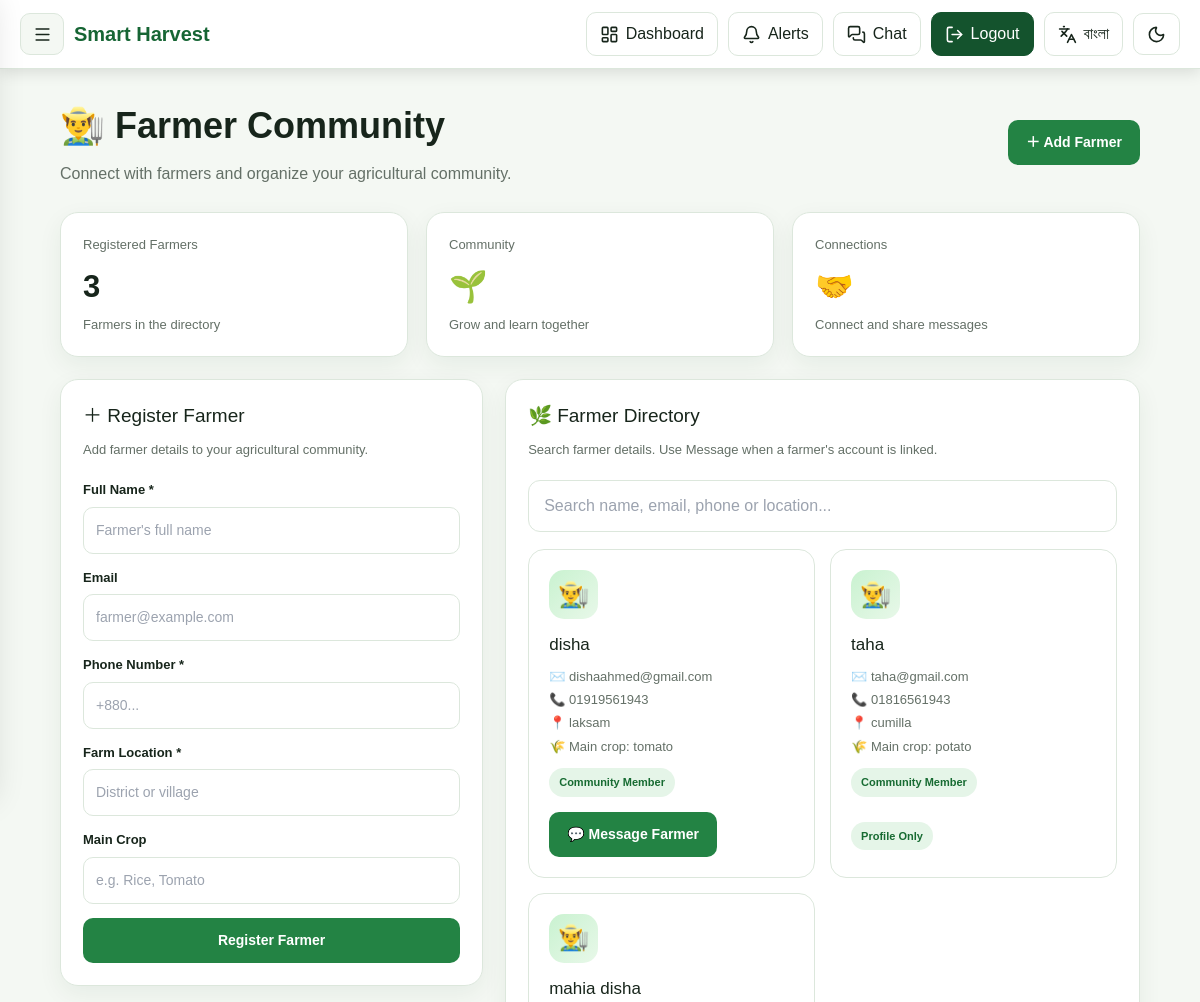
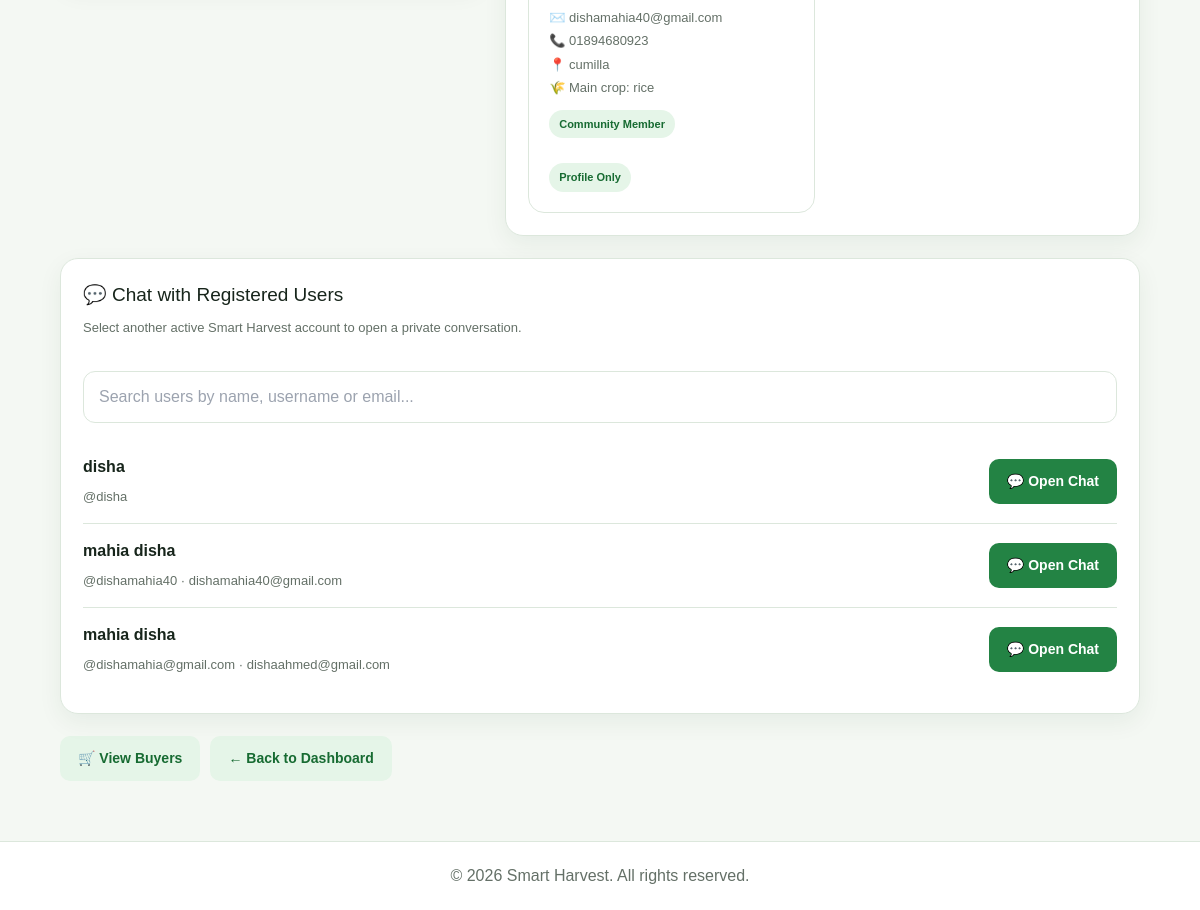
The app's page /farmers/ (signed in) with its own data (2 pictures, top to bottom).
### harvest_irregation/models.py (models this page shows, shortened)
class Farmer(models.Model):
    name = models.CharField(max_length=150)
    email = models.EmailField(blank=True)
    phone = models.CharField(max_length=20)
    location = models.CharField(max_length=200)
    main_crop = models.CharField(
        max_length=100,
        blank=True,
    )
    user = models.OneToOneField(
        User,
        on_delete=models.SET_NULL,
        null=True,
        blank=True,
        related_name="farmer_profile",
    )
    created_by = models.ForeignKey(
        User,
        on_delete=models.CASCADE,
        related_name="registered_farmers",
    )
    created_at = models.DateTimeField(
        auto_now_add=True,
    )
    class Meta:
        ordering = ["-created_at"]

### harvest_irregation/views.py (the view, shortened to what this page needs)
# urls.py: path("farmers/", views.farmers, name="farmers"),
@login_required(login_url="login")
@require_http_methods(["GET", "POST"])
def farmers(request):
    farmer_list = Farmer.objects.select_related("user", "created_by").all()
    chat_users = User.objects.filter(is_active=True).exclude(
        pk=request.user.pk
    ).order_by("username")
    return render(
        request,
        "farmers.html",
        {
            "farmers": farmer_list,
            "chat_users": chat_users,
        },
    )

### templates/farmers.html (shortened to what this page needs)
{% extends "base.html" %}
{% load static %}
{% block content %}
<div class="fm-page">
    <header class="fm-head">
        <div>
            <h1>👨‍🌾 Farmer Community</h1>
            <p>Connect with farmers and organize your agricultural community.</p>
        </div>
        <a class="fm-btn" href="#add-farmer">＋ Add Farmer</a>
    </header>
    <div class="fm-stats">
        <article class="fm-card">
            <div class="fm-label">Registered Farmers</div>
            <div class="fm-number">{{ farmers|length }}</div>
            <div class="fm-label">Farmers in the directory</div>
        </article>
        <article class="fm-card">
            <div class="fm-label">Community</div>
            <div class="fm-number">🌱</div>
            <div class="fm-label">Grow and learn together</div>
        </article>
        <article class="fm-card">
            <div class="fm-label">Connections</div>
            <div class="fm-number">🤝</div>
            <div class="fm-label">Connect and share messages</div>
        </article>
    </div>
    <div class="fm-content">
        <section class="fm-card" id="add-farmer">
            <h2>＋ Register Farmer</h2>
            <p class="fm-help">
                Add farmer details to your agricultural community.
            </p>
            <form method="POST" action="{% url 'farmers' %}" class="fm-form">
                <div class="fm-field">
                    <label for="fm-name">Full Name *</label>
                    <input id="fm-name" name="name" type="text"
                           placeholder="Farmer's full name"
                           maxlength="150" autocomplete="name" required>
                </div>
                <div class="fm-field">
                    <label for="fm-email">Email</label>
                    <input id="fm-email" name="email" type="email"
                           placeholder="farmer@example.com"
                           maxlength="254" autocomplete="email">
                </div>
                <div class="fm-field">
                    <label for="fm-phone">Phone Number *</label>
                    <input id="fm-phone" name="phone" type="tel"
                           placeholder="+880..."
                           maxlength="20" autocomplete="tel" required>
                </div>
                <div class="fm-field">
                    <label for="fm-location">Farm Location *</label>
                    <input id="fm-location" name="location" type="text"
                           placeholder="District or village"
                           maxlength="200" required>
                </div>
                <div class="fm-field">
                    <label for="fm-crop">Main Crop</label>
                    <input id="fm-crop" name="main_crop" type="text"
                           placeholder="e.g. Rice, Tomato" maxlength="100">
                </div>
                <button type="submit" class="fm-btn">
                    Register Farmer
                </button>
            </form>
        </section>
        <section class="fm-card">
            <h2>🌿 Farmer Directory</h2>
            <p class="fm-help">
                Search farmer details. Use Message when a farmer's account is linked.
            </p>
            <input class="fm-search"
                   id="farmerSearch"
                   type="search"
                   placeholder="Search name, email, phone or location..."
                   aria-label="Search farmers">
            <div class="fm-list" id="farmerList">
                {% for farmer in farmers %}
                    <article class="fm-person farmer-item">
                        <div class="fm-avatar" aria-hidden="true">👨‍🌾</div>
                        <h3>{{ farmer.name }}</h3>
                        <div class="fm-detail">
                            {% if farmer.email %}
                                ✉️ {{ farmer.email }}
                            {% else %}
                                ✉️ Email not provided
                            {% endif %}
                            <br>📞 {{ farmer.phone }}
                            <br>📍 {{ farmer.location }}
                            {% if farmer.main_crop %}
                                <br>🌾 Main crop: {{ farmer.main_crop }}
                            {% endif %}
                        </div>
                        <span class="fm-tag">Community Member</span>
                        <div class="fm-person-actions">
                            {% if farmer.user_id %}
                                {% if farmer.user_id != request.user.id %}
                                    <a class="fm-btn"
                                       href="{% url 'direct_chat' user_id=farmer.user_id %}">
                                        💬 Message Farmer
                                    </a>
                                {% else %}
                                    <span class="fm-tag">Your Account</span>
                                {% endif %}
                            {% else %}
                                <span class="fm-tag"
                                      title="This farmer has no linked login account.">
                                    Profile Only
                                </span>
                            {% endif %}
                        </div>
                    </article>
                {% empty %}
                    <div class="fm-empty">
                        <div style="font-size:40px">🌾</div>
                        <strong>No farmers found</strong>
                        <p>Registered farmers will appear here.</p>
                    </div>
                {% endfor %}
            </div>
        </section>
    </div>
    <section class="fm-card fm-chat-section">
        <h2>💬 Chat with Registered Users</h2>
        <p class="fm-help">
            Select another active Smart Harvest account to open a private conversation.
        </p>
        <input
            class="fm-search fm-chat-search"
            id="chatUserSearch"
            type="search"
            placeholder="Search users by name, username or email..."
            aria-label="Search registered users"
        >
        <div id="chatUserList">
            {% for chat_user in chat_users %}
                <div class="fm-chat-user chat-user">
                    <div class="fm-chat-user-info">
                        <strong>
                            {% if chat_user.first_name %}
                                {{ chat_user.first_name }}
                            {% else %}
                                {{ chat_user.username }}
                            {% endif %}
                        </strong>
                        <span>
                            @{{ chat_user.username }}
                            {% if chat_user.email %}
                                · {{ chat_user.email }}
                            {% endif %}
                        </span>
                    </div>
                    <a
                        class="fm-btn"
                        href="{% url 'direct_chat' user_id=chat_user.id %}"
                    >
                        💬 Open Chat
                    </a>
                </div>
            {% empty %}
                <div class="fm-empty">
                    No other registered users are available yet.
                    Create a second test account to try messaging.
                </div>
            {% endfor %}
        </div>
    </section>
    <div class="fm-footer-actions">
        <a class="fm-btn alt" href="{% url 'buyers' %}">🛒 View Buyers</a>
        <a class="fm-btn alt" href="{% url 'dashboard' %}">← Back to Dashboard</a>
    </div>
</div>
{% endblock %}

### templates/farmers.html (style rules this page uses)
.fm-page { padding: 30px 5%; min-height: 80vh; background: var(--bg, #f7faf7); color: var(--text, #20352a); }
.fm-page * { box-sizing: border-box; }
.fm-head { display: flex; justify-content: space-between; align-items: center; flex-wrap: wrap; gap: 16px; margin-bottom: 25px; }
.fm-head h1 { font-size: clamp(27px, 4vw, 36px); font-weight: 800; margin: 0 0 8px; }
.fm-head p { margin: 0; color: var(--muted, #718078); line-height: 1.6; }
.fm-btn { display: inline-flex; justify-content: center; align-items: center; gap: 7px; padding: 12px 18px; border-radius: 10px; border: 0; background: #238344; color: #fff; text-decoration: none; font-weight: 700; cursor: pointer; transition: .25s; font-family: inherit; font-size: 14px; }
.fm-btn.alt { background: #e5f5e8; color: #176b32; }
.fm-stats { display: grid; grid-template-columns: repeat(3, minmax(0, 1fr)); gap: 18px; margin-bottom: 22px; }
.fm-card { background: var(--card-bg, #fff); border: 1px solid var(--border, #e5ece6); border-radius: 18px; padding: 22px; box-shadow: 0 8px 25px #163b2010; animation: fmUp .5s both; transition: .25s; min-width: 0; }
.fm-label { font-size: 13px; color: var(--muted, #718078); }
.fm-number { font-size: 31px; font-weight: 800; margin: 10px 0 4px; }
.fm-content { display: grid; grid-template-columns: .8fr 1.2fr; gap: 22px; align-items: start; }
.fm-card h2 { font-size: 19px; margin: 0 0 8px; }
.fm-help { font-size: 13px; color: var(--muted, #718078); line-height: 1.65; margin: 0 0 20px; }
.fm-form { display: grid; grid-template-columns: 1fr; gap: 14px; }
.fm-field label { display: block; font-size: 13px; font-weight: 700; margin-bottom: 7px; }
.fm-field input { width: 100%; padding: 12px; border: 1px solid var(--border, #dce5dd); border-radius: 10px; background: var(--input-bg, #fff); color: var(--text, #20352a); font: inherit; font-size: 14px; }
.fm-search { width: 100%; padding: 13px 15px; border: 1px solid var(--border, #dce5dd); border-radius: 12px; background: var(--input-bg, #fff); color: var(--text, #20352a); font: inherit; margin-bottom: 17px; }
.fm-list { display: grid; grid-template-columns: repeat(2, minmax(0, 1fr)); gap: 15px; }
.fm-person { padding: 20px; border: 1px solid var(--border, #e5ece6); background: var(--card-bg, #fff); border-radius: 16px; transition: .25s; animation: fmUp .5s both; min-width: 0; overflow-wrap: anywhere; }
.fm-avatar { width: 49px; height: 49px; display: flex; align-items: center; justify-content: center; border-radius: 15px; background: linear-gradient(135deg, #c9f2d0, #e8f8e9); font-size: 25px; margin-bottom: 13px; }
.fm-person h3 { font-size: 17px; margin: 0 0 7px; overflow-wrap: anywhere; }
.fm-detail { font-size: 13px; color: var(--muted, #718078); line-height: 1.8; overflow-wrap: anywhere; }
.fm-tag { display: inline-block; margin-top: 10px; padding: 6px 10px; background: #e5f5e8; color: #176b32; border-radius: 20px; font-size: 11px; font-weight: 700; }
.fm-person-actions { display: flex; gap: 10px; flex-wrap: wrap; align-items: center; margin-top: 15px; }
.fm-footer-actions { display: flex; gap: 10px; flex-wrap: wrap; margin-top: 22px; }
.fm-chat-section { margin-top: 22px; }
.fm-chat-search { margin-top: 12px; }
.fm-chat-user { display: flex; align-items: center; justify-content: space-between; flex-wrap: wrap; gap: 14px; padding: 15px 0; border-bottom: 1px solid var(--border, #e5ece6); }
.fm-chat-user:last-child { border-bottom: 0; }
.fm-chat-user-info { min-width: 0; overflow-wrap: anywhere; }
.fm-chat-user-info strong { display: block; margin-bottom: 5px; }
.fm-chat-user-info span { font-size: 13px; color: var(--muted, #718078); }

### templates/base.html (style rules this page uses)
:root { --primary: #14532d; --primary-light: #166534; --bg: #f4f8f3; --surface: #ffffff; --text: #17251b; --muted: #647067; --border: #dce7dc; --shadow: rgba(0, 0, 0, 0.12); }
* { box-sizing: border-box; }
html { min-height: 100%; scroll-behavior: smooth; overflow-x: hidden; }
body { margin: 0; min-height: 100vh; overflow-x: hidden; background: var(--bg); color: var(--text); font-family: Arial, Helvetica, sans-serif; transition: background .3s, color .3s; }
a { text-decoration: none; }
button { font: inherit; }

### records on screen
Farmer: name "disha", email "dishaahmed@gmail.com", phone "01919561943", location "laksam", main_crop "tomato", shows "💬 Message Farmer"
Farmer: name "taha", email "taha@gmail.com", phone "01816561943", location "cumilla", main_crop "potato", shows "Profile Only"
Farmer: name "mahia disha", email "dishamahia40@gmail.com", phone "01894680923", location "cumilla", main_crop "rice", shows "Profile Only"

### other values on screen
{{ farmers|length }} "3"
{{ chat_user.username }} "disha"
{{ chat_user.first_name }} "mahia disha"
{{ chat_user.username }} "dishamahia40"
{{ chat_user.email }} "dishamahia40@gmail.com"
{{ chat_user.username }} "dishamahia@gmail.com"
{{ chat_user.email }} "dishaahmed@gmail.com"
